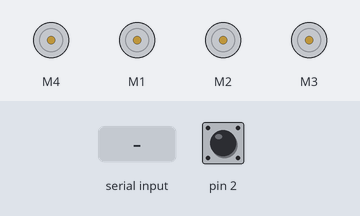
Bench run of a sketch on a simulated Arduino Leonardo, built with avr-gcc and run on an emulated ATmega32U4. Shown: 4 × DC motor (green arrow = forward, orange = backward, longer = faster). Inputs (shaded band) come from the test bench; at power-on: pin 2 HIGH. USB keyboard and mouse output is not drawn.

Above: at 1.2 s.
1.3 s: "`\n" received over Serial
2.8 s: byte 100 ('d') received over Serial
At 3.8 s:
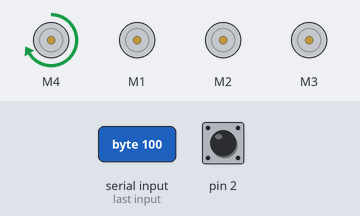
4.3 s: byte 96 ('`') received over Serial
At 4.9 s:
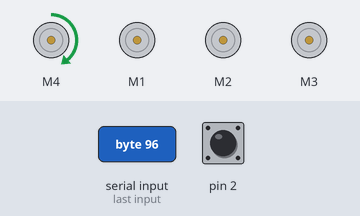
5.8 s: byte 103 ('g') received over Serial
At 6.1 s:
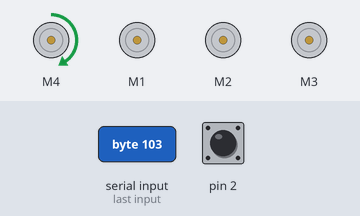
7.3 s: "a\n" received over Serial
At 8.4 s:
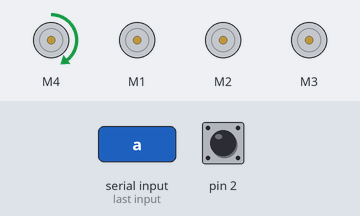
8.8 s: byte 97 ('a') received over Serial
At 9.6 s:
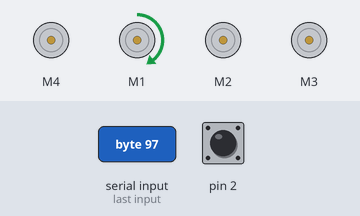
Timing chart, 0 to 11.3 s (numbered marks = the images above; inputs shaded):
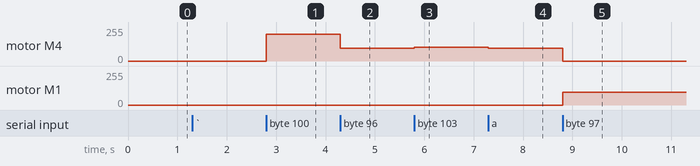

Measured:
- after the input at 2.8 s, motor M4: stopped → forward 200/255 at once
- after the input at 4.3 s, motor M4: forward 200/255 → forward 96/255 at once
- after the input at 5.8 s, motor M4: forward 96/255 → forward 103/255 at once
- after the input at 7.3 s, motor M4: forward 103/255 → forward 97/255 at once
- after the input at 8.8 s, motor M4: forward 97/255 → stopped at once; motor M1: stopped → forward 97/255 at once

The sketch:

MotorShield_Serial.ino
```cpp
// (licence header left out)
#include <AFMotor.h>
#include <Keyboard.h>

AF_DCMotor motor1(1); // Rest Left
AF_DCMotor motor2(2); // Rest Right
AF_DCMotor motor3(3); // Seat left front back
AF_DCMotor motor4(4); // Seat right front back


bool isEjecting = 0;  // Boolean to check whether the Ejection Handle has been pulled

const byte numChars = 2;
char receivedChars[numChars];   // an array to store the received data

boolean newData = false;
boolean motorReady = false;
boolean doPrint = false;


void setup() {
  Serial.begin(9600);           // set up Serial library at 9600 bps


   // turn on motor
   motor4.setSpeed(200);

   motor4.run(RELEASE);
   pinMode(2, INPUT_PULLUP);
   Keyboard.begin();
}

void loop() {
  // Vibration Motors
  recvWithEndMarker();
  // Ejection Handle
  checkHandle();

}

// This function deals with the Ejection Seat Handle
void checkHandle() {
  if ( (isEjecting == 0) && (digitalRead(2) == LOW) )
 {
  Keyboard.press(KEY_LEFT_CTRL);
  Keyboard.press('e');
  if (doPrint)
  {
    Serial.println("EJECTING");
  }
  delay(2);
  isEjecting = 1;

}
if ( (isEjecting == 1) && (digitalRead(2) == HIGH) )
 {
  // Release all when was ejecting and released the lever
  Keyboard.releaseAll();
  if (doPrint)
  {
    Serial.println("END EJECTING");
  }
  delay(2);
  isEjecting = 0;

}
}

void recvWithEndMarker() {
  static byte ndx = 0;
  char endMarker = '\n';
  char rc;

  if (Serial.available() > 0) {
    motorReady = true;
    rc = Serial.read();

    if (rc != endMarker) {
      //receivedChars[ndx] = rc;
      ndx++;
      if (ndx == 1)
      {
        // First character is the command
        parseCommand(rc);
      }
      if (ndx == 2)
      {
        parseSpeed(rc);
      }
      if (ndx >= numChars) {
        ndx = numChars - 1;
      }
    }
    else {
      receivedChars[ndx] = '\0'; // terminate the string
      ndx = 0;
      newData = true;
    }
  }
  else
  {
    //checkMotors();

  }
}


void checkMotors() {
  // This function checks the value of motorReady
  // if true (any motor was running) but no new serial is available
  // it will shut down the motors and set the flag to false.

  if (motorReady)
  {
    motor1.run(RELEASE);
    motor2.run(RELEASE);
    motor3.run(RELEASE);
    motor4.run(RELEASE);
    motorReady = false;
  }
}


byte parseCommand(byte rc)
// This function parses the rc input (to determine which motor(s)
// to start
{
  //
  switch (rc)
  {
    case '`':
      // Releases all the motors
      motor1.run(RELEASE);
      motor2.run(RELEASE);
      motor3.run(RELEASE);
      motor4.run(RELEASE);
      break;

    case 'a':
      // Motor 1 on
      motor1.run(FORWARD);
      motor2.run(RELEASE);
      motor3.run(RELEASE);
      motor4.run(RELEASE);
      break;

    case 'b':
      motor2.run(FORWARD);
      motor1.run(RELEASE);
      motor3.run(RELEASE);
      motor4.run(RELEASE);
      break;

    case 'c':
      motor3.run(FORWARD);
      motor1.run(RELEASE);
      motor2.run(RELEASE);
      motor4.run(RELEASE);
      break;

    case 'd':
      motor4.run(FORWARD);
      motor1.run(RELEASE);
      motor2.run(RELEASE);
      motor3.run(RELEASE);
      break;

    case 'g':
      motor1.run(FORWARD);
      motor2.run(FORWARD);
      motor3.run(RELEASE);
      motor4.run(RELEASE);
      break;

    case 'h':
      motor3.run(FORWARD);
      motor4.run(FORWARD);
      motor1.run(RELEASE);
      motor2.run(RELEASE);
      break;

    case 'k':
      motor1.run(FORWARD);
      motor3.run(FORWARD);

      motor2.run(RELEASE);
      motor4.run(RELEASE);
      break;

    case 'i':
      motor2.run(FORWARD);
      motor4.run(FORWARD);

      motor1.run(RELEASE);
      motor3.run(RELEASE);
      break;

    case 'l':
      motor1.run(FORWARD);
      motor2.run(FORWARD);
      motor3.run(FORWARD);
      motor4.run(FORWARD);
      break;
    case 'm':
      motor3.run(FORWARD);
      motor4.run(FORWARD);
      motor1.run(RELEASE);
      motor2.run(RELEASE);
      break;

  }


}


byte parseSpeed(byte rc)
// This function parses the rc input (to determine the motors
// speed
{
  //
  // Motor 4 on
  uint8_t motSpeed;
  motSpeed = rc;
  motor1.setSpeed(motSpeed);
  motor2.setSpeed(motSpeed);
  motor3.setSpeed(motSpeed);
  motor4.setSpeed(motSpeed);
  if (motSpeed < 10)
  {
    motor1.run(RELEASE);
    motor2.run(RELEASE);
    motor3.run(RELEASE);
    motor4.run(RELEASE);
  }


}
```
